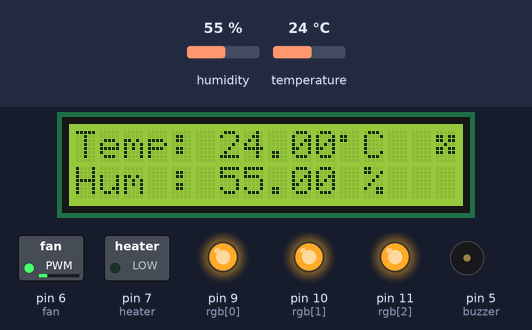
A sketch run on a simulated Arduino Uno, built with avr-gcc and run on an emulated ATmega328P. Shown: 16×2 character LCD, switched loads named in the sketch (green lamp = pin HIGH), output pins drawn as LEDs (lit = HIGH), buzzer (waves = sounding). The inputs (shaded band) are chosen by the test bench; at power-on: temperature 24 °C, humidity 55 %. What the sketch prints to the serial monitor is not drawn.

Above: at 5.3 s.
5.4 s: temperature set to 22 °C
At 7.1 s:
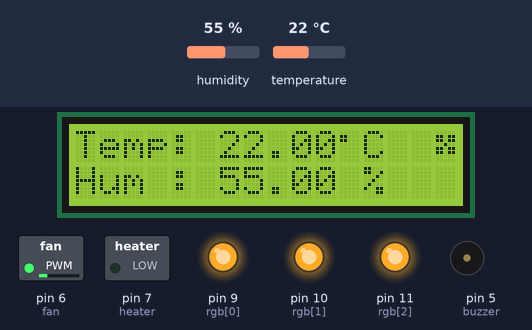
8.4 s: temperature set to 19 °C
At 9.4 s:
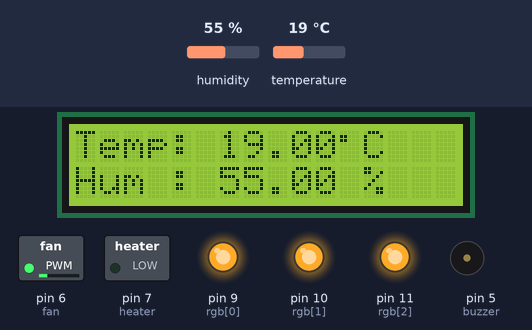
11.4 s: temperature set to 16 °C
At 14.0 s:
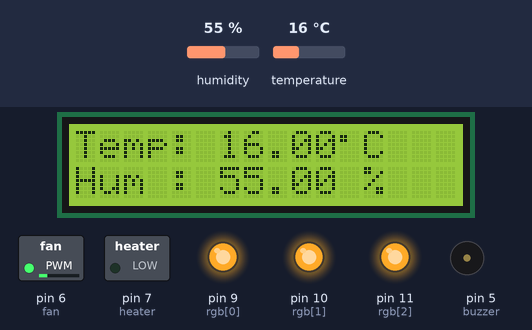
14.4 s: temperature set to 13 °C
At 16.7 s:
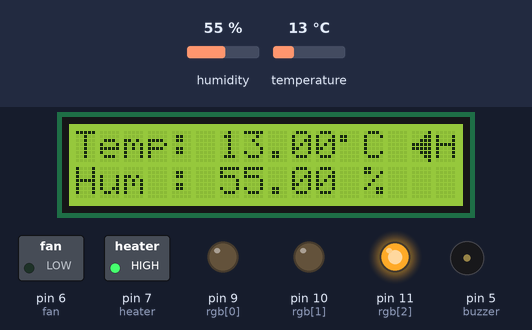
20.9 s: temperature set to 41 °C
At 24.3 s:
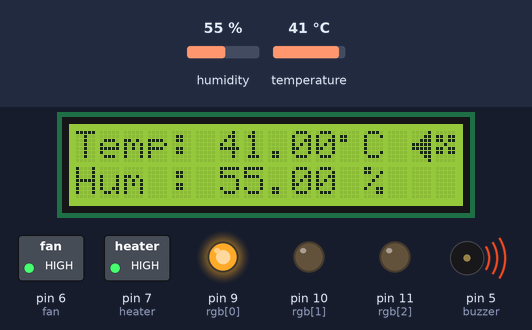
25.1 s: temperature set to 28 °C
At 26.6 s:
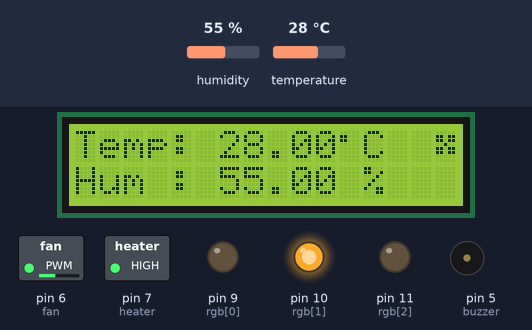
Timing chart, 0 to 28.1 s (numbered marks = the images above; inputs shaded):
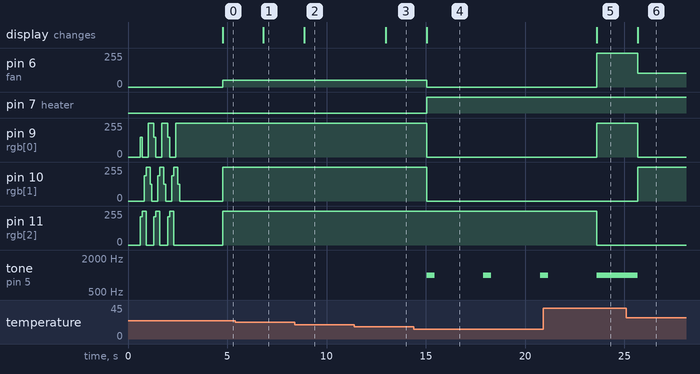

Measured:
- the behaviour switches between 21 and 20 °C on temperature (found by bisection; images 1 and 2)
- the behaviour switches between 15 and 14 °C on temperature (found by bisection; images 3 and 4)
- after the input at 5.4 s, the display: changes after 1.4 s (image 1)
- after the input at 8.4 s, the display: changes after 0.47 s (image 2)
- after the input at 11.4 s, the display: changes after 1.6 s (image 3)
- after the input at 14.4 s, pin 6 (fan): 51/255 → 0/255 after 0.63 s; pin 7 (heater): LOW → HIGH after 0.63 s; pin 9 (rgb[0]), pin 10 (rgb[1]): 255/255 → 0/255 after 0.63 s; tone on pin 5 (buzzer): alternates 1000 Hz for 0.40 s and silent for 2.5 s, starting after 0.64 s; the display: changes after 0.64 s (image 4)
- after the input at 20.9 s, pin 6 (fan), pin 9 (rgb[0]): 0/255 → 255/255 after 2.7 s; pin 11 (rgb[2]): 255/255 → 0/255 after 2.7 s; tone on pin 5 (buzzer): goes on until 23.6 s, then stays 1000 Hz; the display: changes after 2.7 s (image 5)
- after the input at 25.1 s, pin 6 (fan): 255/255 → 102/255 after 0.56 s; pin 9 (rgb[0]): 255/255 → 0/255 after 0.56 s; pin 10 (rgb[1]): 0/255 → 255/255 after 0.56 s; tone on pin 5 (buzzer): 1000 Hz → silent after 0.56 s; the display: changes after 0.56 s (image 6)

The sketch:

dht11.ino
```cpp
#include <DHT.h>
#include <LiquidCrystal_I2C.h>
#define DHTPIN 4
#define DHTTYPE DHT11
DHT dht(DHTPIN, DHTTYPE);
float temp = 0;
float humi = 0;

LiquidCrystal_I2C lcd(0x20, 16, 2); // run ic2_scanner sketch and get the IC2 address, which is 0x3f in my case,it could be 0x3f in many cases
//int lcdColumns = 16;
//int lcdRows = 2;
//If 0x3f address is not work, then change the address to 0x27
//LiquidCrystal_I2C lcd (0x27, lcdColumns, lcdRows);

int buzzer = 5;
int fan = 6;
int heater = 7;
int rgb[3] = {9, 10, 11};

uint8_t buzz[8] = {B00001, B00011, B00111, B11111, B11111, B00111, B00011, B00001};
uint8_t degree[8] = {B00000, B11000, B11000, B00000, B00000, B00000, B00000, B00000};
uint8_t tem[8] = {B00100, B01010, B01010, B01110, B01110, B11111, B11111, B01110};
uint8_t hum[8] = {B00100, B00100, B01010, B01010, B10001, B10001, B10001, B01110};
uint8_t fanEmoji[8] = {B00000, B11011, B11011, B00100, B11011, B11011, B00000, B00000};
uint8_t heaterEmoji[8] = {B00000, B10001, B10001, B11111, B10001, B10001, B10001, B00000};

void setup() {
  // put your setup code here, to run once:
  Serial.begin(9600);
  dht.begin();
  lcd.init();
  lcd.backlight();

  lcd.createChar(0, buzz);
  lcd.createChar(1, degree);
  lcd.createChar(2, tem);
  lcd.createChar(3, hum);
  lcd.createChar(4, fanEmoji);
  lcd.createChar(5, heaterEmoji);

  pinMode(fan, OUTPUT);
  pinMode(heater, OUTPUT);
  pinMode(buzzer, OUTPUT);
  for (int i = 0; i < 3; i++) {
    pinMode(rgb[i], OUTPUT);
  }
  int t = 100;
delay(500);
 for (int r = 0; r < 3; r++) {
    setColor(148, 0, 211);
    delay(t);
    setColor(0, 0, 255);
    delay(t);
    setColor(0, 191, 255);
    delay(t);
    setColor(0, 255, 0);
    delay(t);
    setColor(255, 255, 0);
    delay(t);
    setColor(255, 127, 0);
    delay(t);
    setColor(255, 0, 0);
    delay(t);
  }
}

void loop() {
  // put your main code here, to run repeatedly:
  printData();
  if (temp < 15 ) {
    setColor(0, 0, 255);
    analogWrite(fan, 0);
    digitalWrite(heater, HIGH);

    lcd.setCursor(14, 0);
    lcd.write(0);
    lcd.setCursor(15, 0);
    lcd.write(5);

    tone(buzzer, 1000);
    delay(400);
    noTone(buzzer);
    delay(400);
  }
  else if (temp > 20 && temp < 25) {
    setColor(255, 255, 255);
    analogWrite(fan, 51);
    lcd.setCursor(15, 0);
    lcd.write(4);
noTone(buzzer);
  }
  else if (temp > 25 && temp < 30) {
    setColor(0, 255, 0);
    analogWrite(fan, 102);
    lcd.setCursor(15, 0);
    lcd.write(4);
noTone(buzzer);
  }
  else if (temp > 30 && temp < 35) {
    setColor(255, 255, 0);
    analogWrite(fan, 153);
    lcd.setCursor(15, 0);
    lcd.write(4);
    noTone(buzzer);
  }
  else if (temp > 35 && temp < 40) {
    setColor(255, 90, 0);
    analogWrite(fan, 204);
    lcd.setCursor(15, 0);
    lcd.write(4);
    noTone(buzzer);
  }
  else if (temp > 40 && temp < 50) {
    setColor(255, 0, 0);
    analogWrite(fan, 255);
    lcd.setCursor(14, 0);
    lcd.write(0);
    lcd.setCursor(15, 0);
    lcd.write(4);
    tone(buzzer, 1000);
  }
}

void printData() {

  delay(2000);
  lcd.clear();

  temp = dht.readTemperature();
  humi = dht.readHumidity();

  if (isnan(temp) || isnan(humi)) {
    Serial.println(F("Failed to read from DHT sensor!"));
    return;
  }
  Serial.print(F("TEMP: "));
  Serial.print(temp);
  Serial.print("   ");
  Serial.print(F("HUMI: "));
  Serial.print(humi);
  Serial.println(F(" %"));

  lcd.setCursor(0, 0);
  lcd.print(F("Temp: "));
  lcd.print(temp);
  lcd.write(1);
  lcd.print(F("C"));

  lcd.setCursor(0, 1);
  lcd.print(F("Hum : "));
  lcd.print(humi);
  lcd.print(F(" %"));
}

void setColor(int r, int g, int b) {
  analogWrite(rgb[0], r);
  analogWrite(rgb[1], g);
  analogWrite(rgb[2], b);
}
```
